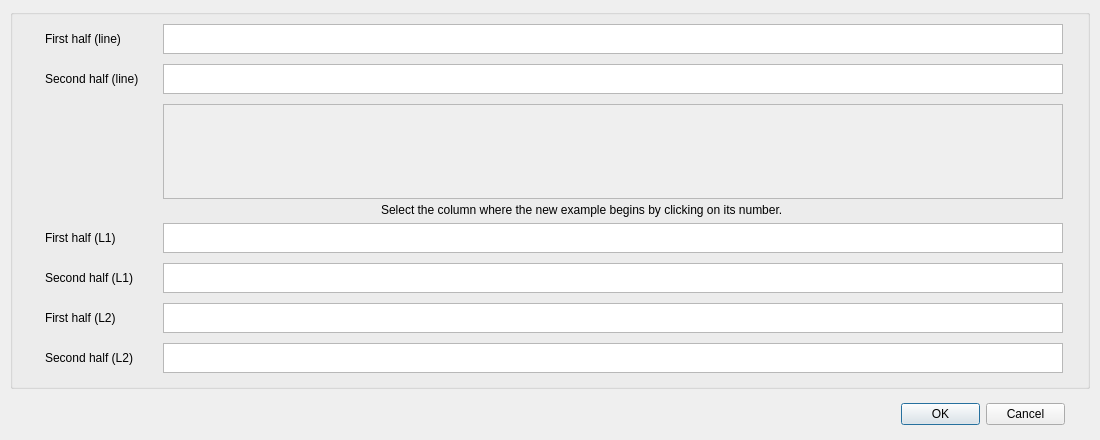
<?xml version="1.0" encoding="UTF-8"?>
<ui version="4.0">
 <class>Dialog</class>
 <widget class="QDialog" name="Dialog">
  <property name="geometry">
   <rect>
    <x>0</x>
    <y>0</y>
    <width>1100</width>
    <height>440</height>
   </rect>
  </property>
  <property name="windowTitle">
   <string>Line splitter</string>
  </property>
  <property name="sizeGripEnabled">
   <bool>false</bool>
  </property>
  <widget class="QGroupBox" name="groupBox">
   <property name="geometry">
    <rect>
     <x>10</x>
     <y>9</y>
     <width>1080</width>
     <height>380</height>
    </rect>
   </property>
   <property name="minimumSize">
    <size>
     <width>1080</width>
     <height>380</height>
    </size>
   </property>
   <property name="maximumSize">
    <size>
     <width>1080</width>
     <height>380</height>
    </size>
   </property>
   <property name="title">
    <string/>
   </property>
   <widget class="QTextEdit" name="firstLine">
    <property name="geometry">
     <rect>
      <x>153</x>
      <y>15</y>
      <width>900</width>
      <height>30</height>
     </rect>
    </property>
    <property name="minimumSize">
     <size>
      <width>900</width>
      <height>30</height>
     </size>
    </property>
    <property name="maximumSize">
     <size>
      <width>900</width>
      <height>30</height>
     </size>
    </property>
   </widget>
   <widget class="QTextEdit" name="secondLine">
    <property name="geometry">
     <rect>
      <x>153</x>
      <y>55</y>
      <width>900</width>
      <height>30</height>
     </rect>
    </property>
    <property name="minimumSize">
     <size>
      <width>900</width>
      <height>30</height>
     </size>
    </property>
    <property name="maximumSize">
     <size>
      <width>900</width>
      <height>30</height>
     </size>
    </property>
   </widget>
   <widget class="QTextEdit" name="firstL1">
    <property name="geometry">
     <rect>
      <x>153</x>
      <y>214</y>
      <width>900</width>
      <height>30</height>
     </rect>
    </property>
    <property name="minimumSize">
     <size>
      <width>900</width>
      <height>30</height>
     </size>
    </property>
    <property name="maximumSize">
     <size>
      <width>900</width>
      <height>30</height>
     </size>
    </property>
   </widget>
   <widget class="QTextEdit" name="secondL1">
    <property name="geometry">
     <rect>
      <x>153</x>
      <y>254</y>
      <width>900</width>
      <height>30</height>
     </rect>
    </property>
    <property name="minimumSize">
     <size>
      <width>900</width>
      <height>30</height>
     </size>
    </property>
    <property name="maximumSize">
     <size>
      <width>900</width>
      <height>30</height>
     </size>
    </property>
   </widget>
   <widget class="QTextEdit" name="firstL2">
    <property name="geometry">
     <rect>
      <x>153</x>
      <y>294</y>
      <width>900</width>
      <height>30</height>
     </rect>
    </property>
    <property name="minimumSize">
     <size>
      <width>900</width>
      <height>30</height>
     </size>
    </property>
    <property name="maximumSize">
     <size>
      <width>900</width>
      <height>30</height>
     </size>
    </property>
   </widget>
   <widget class="QTextEdit" name="secondL2">
    <property name="geometry">
     <rect>
      <x>153</x>
      <y>334</y>
      <width>900</width>
      <height>30</height>
     </rect>
    </property>
    <property name="minimumSize">
     <size>
      <width>900</width>
      <height>30</height>
     </size>
    </property>
    <property name="maximumSize">
     <size>
      <width>900</width>
      <height>30</height>
     </size>
    </property>
   </widget>
   <widget class="QScrollArea" name="egArea">
    <property name="geometry">
     <rect>
      <x>153</x>
      <y>95</y>
      <width>900</width>
      <height>95</height>
     </rect>
    </property>
    <property name="minimumSize">
     <size>
      <width>900</width>
      <height>95</height>
     </size>
    </property>
    <property name="maximumSize">
     <size>
      <width>900</width>
      <height>95</height>
     </size>
    </property>
    <property name="widgetResizable">
     <bool>true</bool>
    </property>
    <widget class="QWidget" name="scrollAreaWidgetContents">
     <property name="geometry">
      <rect>
       <x>0</x>
       <y>0</y>
       <width>898</width>
       <height>93</height>
      </rect>
     </property>
    </widget>
   </widget>
   <widget class="QLabel" name="label">
    <property name="geometry">
     <rect>
      <x>371</x>
      <y>193</y>
      <width>500</width>
      <height>16</height>
     </rect>
    </property>
    <property name="minimumSize">
     <size>
      <width>500</width>
      <height>16</height>
     </size>
    </property>
    <property name="maximumSize">
     <size>
      <width>500</width>
      <height>16</height>
     </size>
    </property>
    <property name="text">
     <string>Select the column where the new example begins by clicking on its number.</string>
    </property>
   </widget>
   <widget class="QLabel" name="label_2">
    <property name="geometry">
     <rect>
      <x>35</x>
      <y>22</y>
      <width>110</width>
      <height>16</height>
     </rect>
    </property>
    <property name="minimumSize">
     <size>
      <width>110</width>
      <height>16</height>
     </size>
    </property>
    <property name="maximumSize">
     <size>
      <width>110</width>
      <height>16</height>
     </size>
    </property>
    <property name="text">
     <string>First half (line)</string>
    </property>
   </widget>
   <widget class="QLabel" name="label_3">
    <property name="geometry">
     <rect>
      <x>35</x>
      <y>62</y>
      <width>110</width>
      <height>16</height>
     </rect>
    </property>
    <property name="minimumSize">
     <size>
      <width>110</width>
      <height>16</height>
     </size>
    </property>
    <property name="maximumSize">
     <size>
      <width>110</width>
      <height>16</height>
     </size>
    </property>
    <property name="text">
     <string>Second half (line)</string>
    </property>
   </widget>
   <widget class="QLabel" name="label_4">
    <property name="geometry">
     <rect>
      <x>35</x>
      <y>221</y>
      <width>110</width>
      <height>16</height>
     </rect>
    </property>
    <property name="minimumSize">
     <size>
      <width>110</width>
      <height>16</height>
     </size>
    </property>
    <property name="maximumSize">
     <size>
      <width>110</width>
      <height>16</height>
     </size>
    </property>
    <property name="text">
     <string>First half (L1)</string>
    </property>
   </widget>
   <widget class="QLabel" name="label_5">
    <property name="geometry">
     <rect>
      <x>35</x>
      <y>301</y>
      <width>110</width>
      <height>16</height>
     </rect>
    </property>
    <property name="minimumSize">
     <size>
      <width>110</width>
      <height>16</height>
     </size>
    </property>
    <property name="maximumSize">
     <size>
      <width>110</width>
      <height>16</height>
     </size>
    </property>
    <property name="text">
     <string>First half (L2)</string>
    </property>
   </widget>
   <widget class="QLabel" name="label_6">
    <property name="geometry">
     <rect>
      <x>35</x>
      <y>261</y>
      <width>110</width>
      <height>16</height>
     </rect>
    </property>
    <property name="minimumSize">
     <size>
      <width>110</width>
      <height>16</height>
     </size>
    </property>
    <property name="maximumSize">
     <size>
      <width>110</width>
      <height>16</height>
     </size>
    </property>
    <property name="text">
     <string>Second half (L1)</string>
    </property>
   </widget>
   <widget class="QLabel" name="label_7">
    <property name="geometry">
     <rect>
      <x>35</x>
      <y>341</y>
      <width>110</width>
      <height>16</height>
     </rect>
    </property>
    <property name="minimumSize">
     <size>
      <width>110</width>
      <height>16</height>
     </size>
    </property>
    <property name="maximumSize">
     <size>
      <width>110</width>
      <height>16</height>
     </size>
    </property>
    <property name="text">
     <string>Second half (L2)</string>
    </property>
   </widget>
  </widget>
  <widget class="QDialogButtonBox" name="buttonBox">
   <property name="geometry">
    <rect>
     <x>901</x>
     <y>398</y>
     <width>164</width>
     <height>32</height>
    </rect>
   </property>
   <property name="standardButtons">
    <set>QDialogButtonBox::Cancel|QDialogButtonBox::Ok</set>
   </property>
  </widget>
 </widget>
 <resources/>
 <connections/>
</ui>
